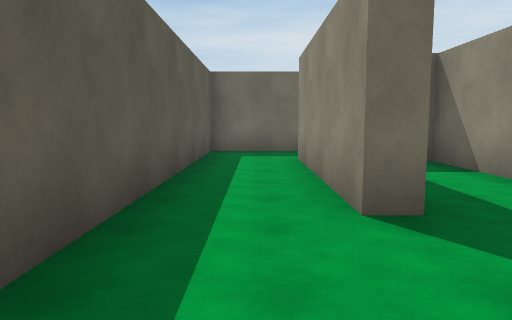
[1] (above)

22 first-person views from a walk through a Unity game level. The camera is 1.5 m above the floor, tilts 6° down and sees 70° across. The floor is counted in squares, 2 m on a side. Each view is taken from the middle of a square. On the plan, view 1 faces up. The plan holds only what a view shows up to about 11 squares ahead; the rest is blank. The place goes on beyond the plan. Surface patterns are stand-ins for the level's own textures.

[2]
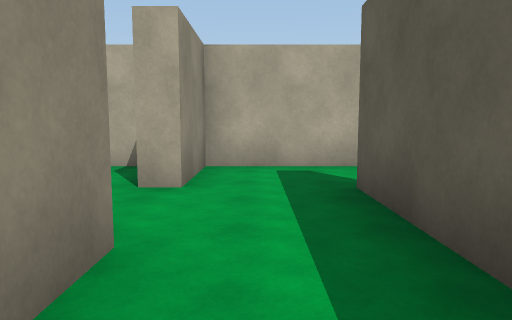

[3]
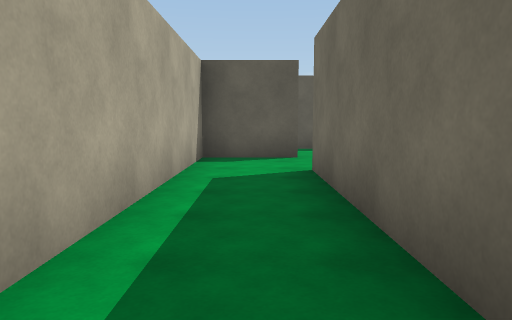

[4]
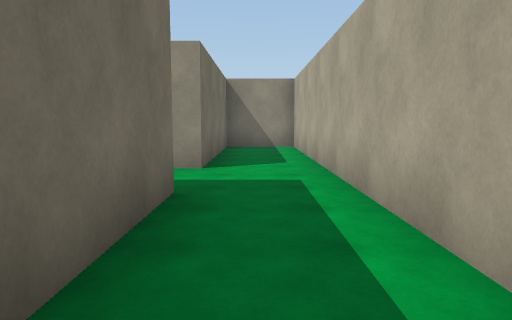

[5]
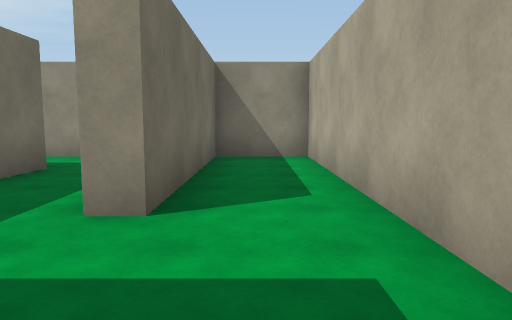

[6]
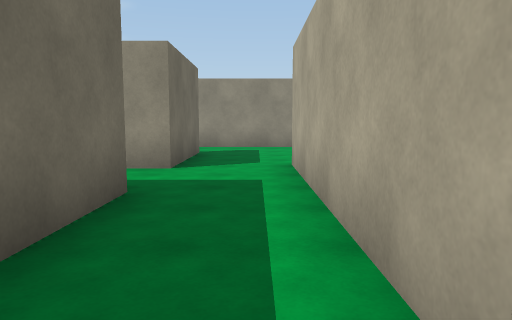

[7]
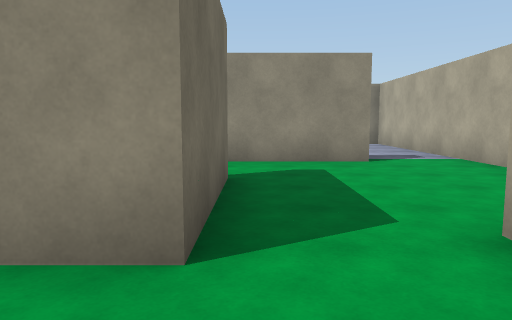

[8]
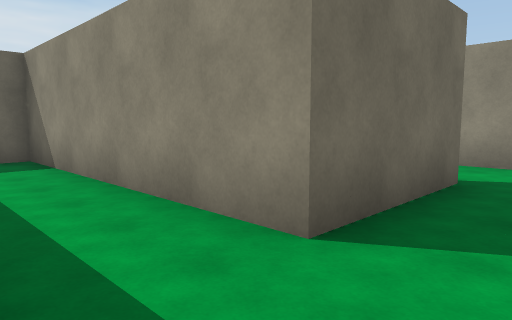

[9]
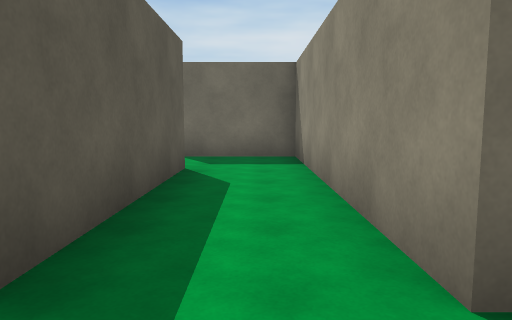

[10]
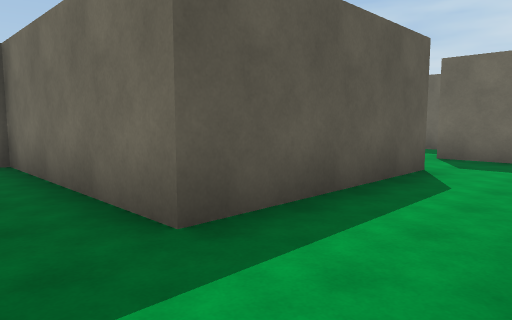

[11]
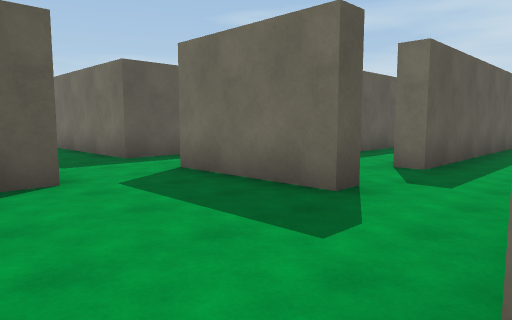

[12]
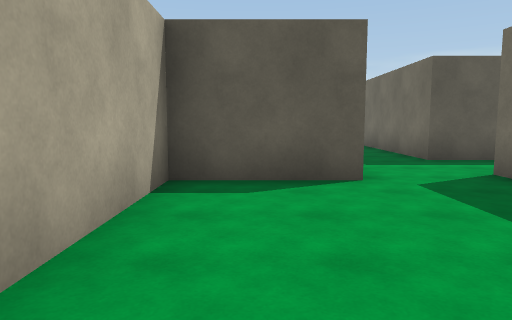

[13]
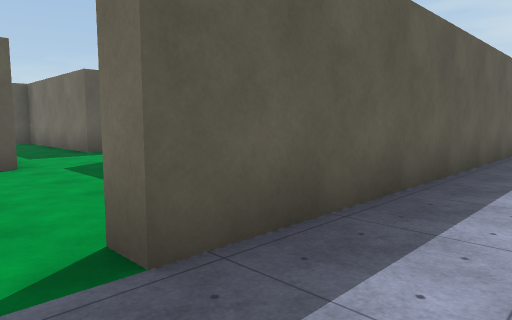

[14]
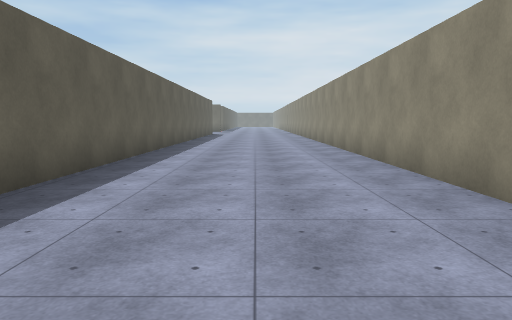

[15]
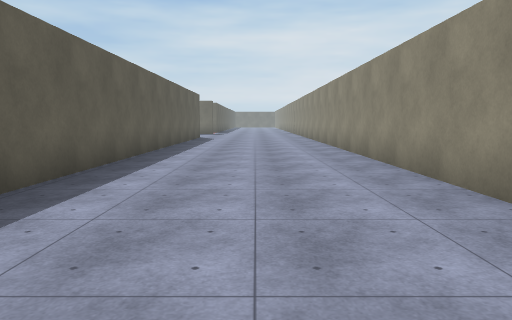

[16]
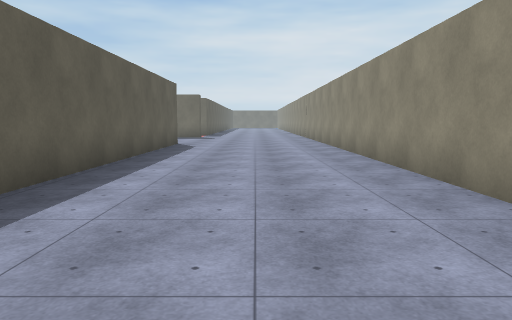

[17]
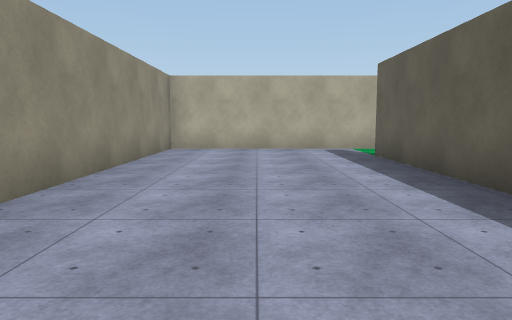

[18]
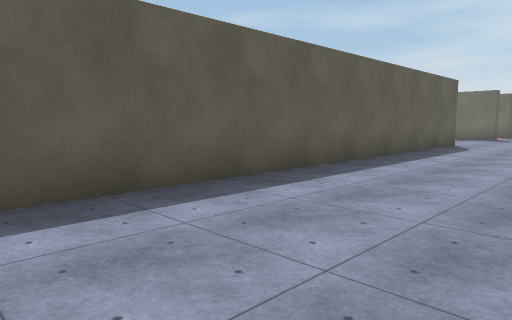

[19]
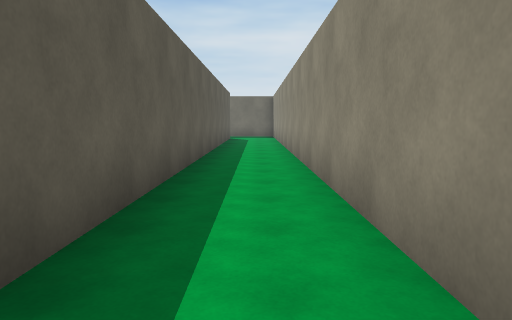

[20]
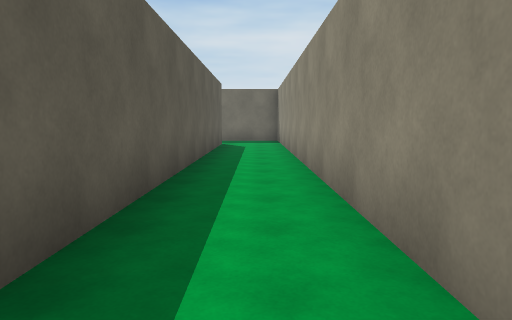

[21]
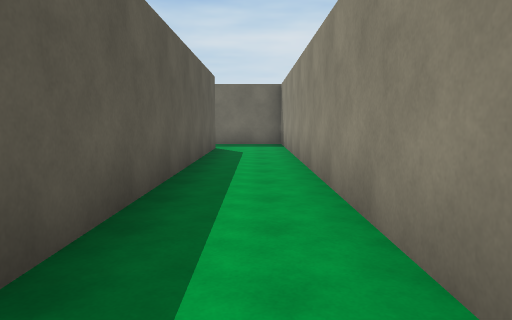

[22]
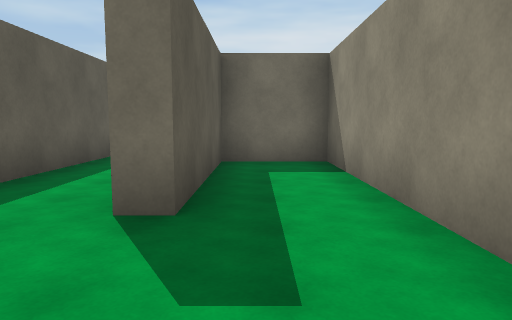

### Floor plan
Ten units are one square. View 1 is at (0, 0); x grows to the right and y downward. Boxes are objects, and circles mark ways between rooms. Rooms are numbered by the first view taken in them; rooms with no view inside come last. Other rooms are left out.
<svg viewBox="-23 -230 292 246">
<path fill="none" stroke="#000" d="M14 -29 8 -29 8 -74M-18 11 8 11 8 -9 14 -9M11 -94 -11 -94 -11 -9M89 -9 32 -9M34 -19 34 -69 14 -69 14 -29M14 -9 14 11 159 11 159 -9 108 -9 108 -14M108 -14 154 -14M159 -34 159 -99 132 -99M139 -80 139 -34 88 -34M189 -40 189 -34 159 -34M154 -14 164 -14 164 11 214 11M214 -9 209 -9 209 -40M214 -225 214 -9M214 11 264 11 264 -221M209 -61 209 -218M189 -214 189 -59 182 -59"/>
<circle cx="10" cy="-15" r="3" fill="#2a7"/>
<circle cx="100" cy="-10" r="3" fill="#2a7"/>
<circle cx="160" cy="-25" r="3" fill="#2a7"/>
<circle cx="210" cy="0" r="3" fill="#2a7"/>
<circle cx="195" cy="-40" r="3" fill="#2a7"/>
<text x="0" y="-40">1</text>
<text x="60" y="0">2</text>
<text x="130" y="-30">3</text>
<text x="180" y="-20">4</text>
<text x="240" y="-110">5</text>
<text x="200" y="-130">6</text>
</svg>
Room 1 opens to room 2. Room 2 opens to room 3. Room 3 opens to room 4. Room 4 opens to room 5. Room 4 opens to room 6.

Where each view was taken, in squares from view 1:
view 1: 0 up, 0 right, facing up
view 2: 5 up, 0 right, facing down
view 3: 0 up, 9 right, facing left
view 4: 0 up, 5 right, facing right
view 5: 0 up, 8 right, facing right
view 6: 2 up, 10 right, facing right
view 7: 3 up, 14 right, facing right
view 8: 2 up, 14 right, facing up-right
view 9: 2 up, 15 right, facing up
view 10: 2 up, 16 right, facing up-left
view 11: 0 up, 21 right, facing up-left
view 12: 0 up, 21 right, facing left
view 13: 0 up, 23 right, facing up-left
view 14: 1 up, 24 right, facing up
view 15: 6 up, 24 right, facing up
view 16: 11 up, 24 right, facing up
view 17: 9 up, 24 right, facing down
view 18: 11 up, 25 right, facing up-left
view 19: 5 up, 20 right, facing up
view 20: 9 up, 20 right, facing up
view 21: 11 up, 20 right, facing up
view 22: 0 up, 2 right, facing up
